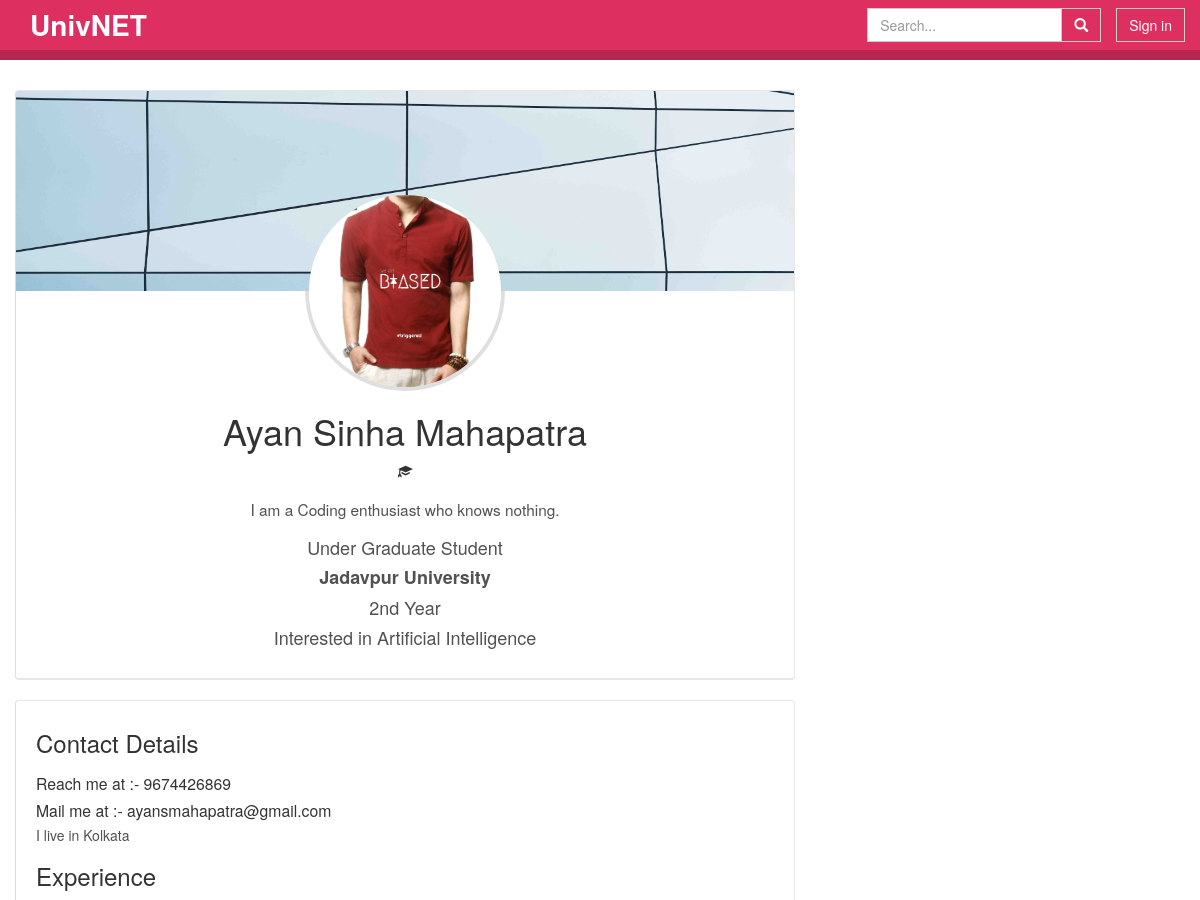
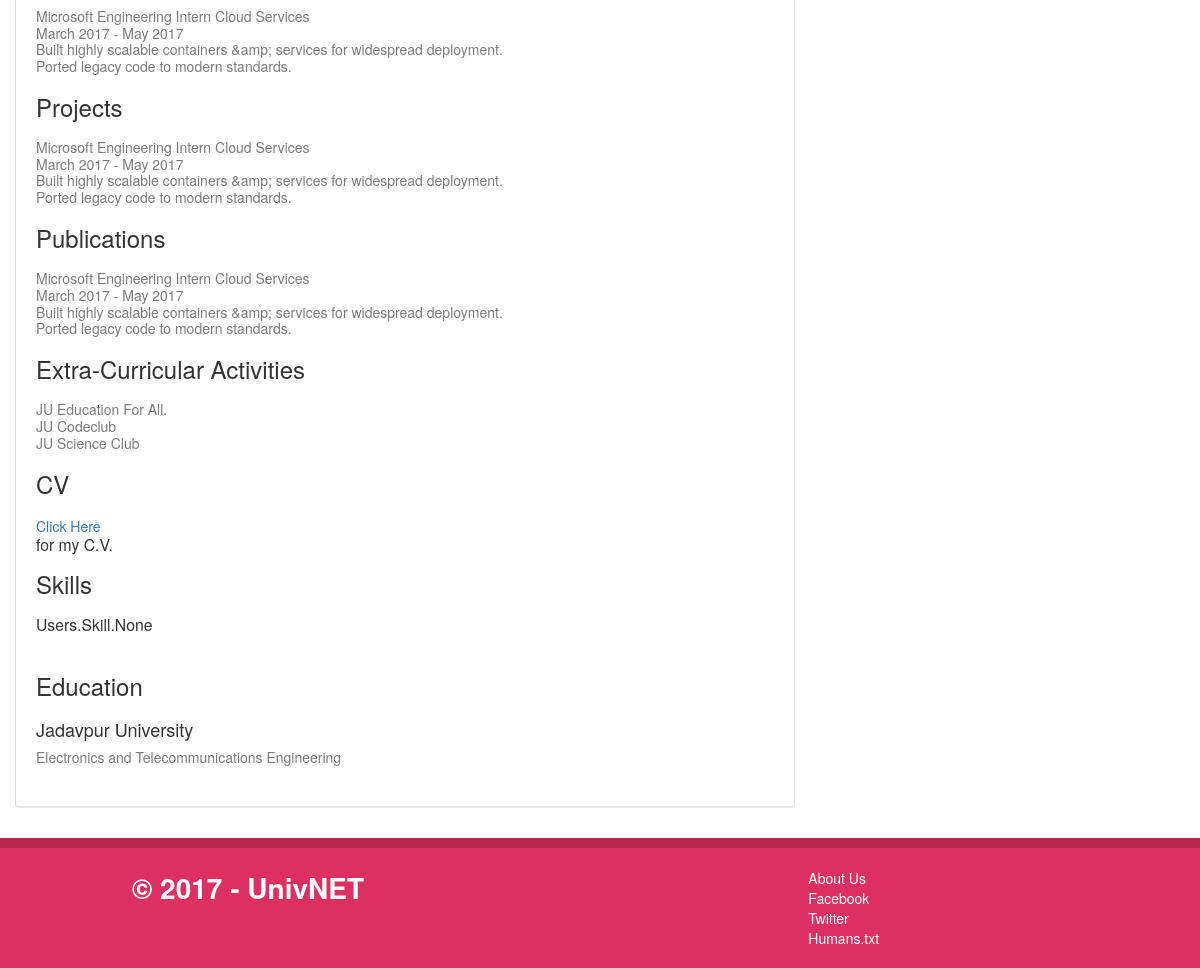
/student/76/, run on the app's committed database (2 pictures, top to bottom).
### Users/models.py (models this page shows, shortened)
class Student(models.Model):
    username_roll = models.CharField(primary_key=True, max_length=12)
    email_id = models.EmailField()
    password = models.CharField(max_length=100)
    first_name = models.CharField(max_length=100)
    last_name = models.CharField(max_length=100)
    phone_no = models.CharField(max_length=100)
    bio = models.TextField(max_length=1000)
    extra_curr = models.TextField()
    image = models.FileField()
    cv_url = models.CharField(max_length=300)
    year_of_study = models.IntegerField()
    address = models.TextField(default='I live in Kolkata')
    experience = models.TextField()
    projects_info = models.TextField()
    publications = models.TextField()
    school_studied=models.TextField()
    univ_studying = models.ForeignKey(University, blank=True, on_delete=models.CASCADE)
    course_name = models.ForeignKey(Course, on_delete=models.CASCADE)
    level = models.ForeignKey(Level, on_delete=models.CASCADE)
    work_field_main = models.ForeignKey(Interest, on_delete=models.CASCADE)
    skills = models.ManyToManyField(Skill, blank=True)

class Level(models.Model):
    dept_name = models.CharField(max_length=100)
    def __str__(self):
        return self.dept_name

class University(models.Model):
    univ_name=models.CharField(max_length=300)
    def __str__(self):
        return self.univ_name

class Interest(models.Model):
    interest_name = models.CharField(max_length=100)
    def __str__(self):
        return self.interest_name

class Course(models.Model):
    course_name = models.CharField(max_length=100)
    def __str__(self):
        return self.course_name

### Users/views.py (the view)
# urls.py: url(r'^student/(?P<username_roll_request>[0-9]+)/$', views.details_stud, name='details_stud'),
def details_stud(request, username_roll_request):
    stud_var = get_object_or_404(Student, username_roll=username_roll_request)
    return render(request, 'student_profile.html', {'student': stud_var})

### Users/templates/student_profile.html (shortened to what this page needs)
<!doctype html>
<html class="no-js" lang="">
{% load static %}
<head>
    <link rel="stylesheet" href="{% static 'css/bootstrap.min.css' %}">
    <link rel="stylesheet" href="{% static 'css/bootstrap-flat.min.css' %}">
    <link rel="stylesheet" href="{% static 'css/main.css' %}">
</head>
<body>
    <div class="wrapper">
        <nav class="navbar navbar-default navbar-static-top" role="navigation">
            <div class="container">
                <div class="navbar-header">
                    <span class="navbar-brand big">UnivNET</span>
                </div>
                <div id="navbar" class="navbar-collapse collapse">
                    {% if user.is_authenticated %}
                        <ul class="nav navbar-nav navbar-right">
                            <li class="dropdown">
                                <a href="#" class="dropdown-toggle" data-toggle="dropdown" role="button" aria-haspopup="true" aria-expanded="false">
                                  {% if user.first_name %}
                                      {{ user.first_name|title }}&nbsp;{{ user.last_name|title }}&nbsp;
                                  {% else %}
                                    {{ user.get_username|title }}&nbsp;
                                  {% endif %}
                                  <span class="caret"></span>
                                </a>
                                <ul class="dropdown-menu">
                                    <li><a href="#">Network</a></li>
                                    <li><a href="#">Settings</a></li>
                                    <li role="separator" class="divider"></li>
                                    <li><a href="#">Logout</a></li>
                                </ul>
                            </li>
                        </ul>
                    {% else %}
                        <a class="btn btn-default navbar-btn navbar-right" href="#">Sign in</a>
                    {% endif %}
                    <form class="navbar-form navbar-right form-search form-inline">
                        <div class="input-group">
                            <input type="text" class="form-control search-query" placeholder="Search..." /> <span class="input-group-btn">
                      <button type="submit" class="btn btn-primary"> <span class="glyphicon glyphicon-search"></span> </button>
                            </span>
                        </div>
                    </form>
                </div>
            </div>
        </nav>
        <div class="container">
            <div class="row">
                <div class="col-md-8 card">
                    <div class="row">
                    </div>
                    <div class="row">
                        <img class="profile-pic" src="{{ student.image.url }}">
                    </div>
                    <div class="row intro">
                        <h1 class="name"> {{ student.first_name }} {{ student.last_name }} </h1>
                        <span class="glyphicon glyphicon-education"></span>
                        <h5 class="bio"> {{ student.bio }} </h5>
                        <h4 class="college">{{ student.level }} Student </h4>
                        <h4 class="college"> <strong> {{ student.univ_studying }} </strong> </h4>
                        <h4 class="college"> {{ student.year_of_study }}nd Year </h4>
                        <h4 class="college"> Interested in {{ student.work_field_main }} </h4>
                    </div>
                </div>
                <div class="col-md-8 card">
                    <div class="row education">
                        <h3 class="exp-head"> Contact Details </h3>
                        <ul>
                            <li class="exp-li">
                                <p class="exp-about"> Reach me at :- {{ student.phone_no }} </p>
                            </li>
                            <li class="exp-li">
                                <p class="exp-about"> Mail me at :- {{ student.email_id }} </p>
                            </li>
                            <li class="exp-li">
                                <h5 class="address"> {{ student.address| linebreaks }} </h5>
                            </li>
                        </ul>
                        <h3 class="exp-head"> Experience </h3>
                        <ul>
                            <li class="exp-li">
                                <p class="exp-about"> {{ student.experience | linebreaks }} </p>
                            </li>
                        </ul>
                        <h3 class="exp-head"> Projects </h3>
                        <ul>
                            <li class="exp-li">
                                <p class="exp-about"> {{ student.projects_info | linebreaks }} </p>
                            </li>
                        </ul>
                        <h3 class="exp-head"> Publications </h3>
                        <ul>
                            <li class="exp-li">
                                <p class="exp-about"> {{ student.publications| linebreaks }} </p>
                            </li>
                        </ul>
                        <h3 class="exp-head"> Extra-Curricular Activities </h3>
                        <ul>
                            <li class="exp-li">
                                <p class="exp-about"> {{ student.extra_curr | linebreaks }} </p>
                            </li>
                        </ul>
                        <h3 class="exp-head"> CV </h3>
                        <a href="{{ student.cv_url }}"> Click Here  </a>
                        <ul>
                            <li class="exp-li">
                                <p class="exp-about"> for my C.V. </p>
                            </li>
                        </ul>
                        <h3 class="exp-head"> Skills </h3>
                        <ul>
                            <li class="exp-li">
                                <p class="exp-about"> {{ student.skills }} </p>
                            </li>
                        </ul>
                        <h3 class="edu-head"> Education </h3>
                        <ul>
                            <li class="univ-li">
                                <h4 class="univ-name"> {{ student.univ_studying }} </h4>
                                <p class="univ-stream"> {{ student.course_name }} </p>
                            </li>
                        </ul>
                    </div>
                </div>
            </div>
        </div>
    </div>
    <footer class="footer">
        <div class="container-fluid">
            <div class="row">
                <div class="col-md-5 col-md-offset-1">
                    <span class="big">© 2017 - UnivNET</span>
                </div>
                <div class="col-md-4 col-md-offset-2">
                    <div class="row">
                        <div class="col-md-12"><a href="#" target="_blank">About Us</a></div>
                        <div class="col-md-12"><a href="#" target="_blank">Facebook</a></div>
                        <div class="col-md-12"><a href="#" target="_blank">Twitter</a></div>
                        <div class="col-md-12"><a href="{% static 'humans.txt' %}" target="_blank">Humans.txt</a></div>
                    </div>
                </div>
            </div>
        </div>
    </footer>
</body>
</html>

### static/css/main.css (style rules this page uses)
.navbar-default { background-color: #dd3061; }
.navbar-static-top { border-bottom: 10px solid #b5274f; }
.navbar-default .navbar-brand { color: #fff; }
.btn-default { color: #fff; background-color: #dd3061; border-color: #ccc; }
.btn-primary { color: #fff; background-color: #dd3061; border-color: #ccc; }
body { padding-bottom:0; }
footer { color: #fff; background-color: #dd3061; border-top: 10px solid #b5274f; padding: 20px; }
footer a, a:visited, a:active { text-decoration: none; color: #fff; }
.big { font-weight: 700; font-size: 2em; }
html, body { height: 100%; }
.wrapper { min-height: 100%; height: auto !important; height: 100%; }
.profile-pic { display: block; object-fit: cover; margin-top: -100px; margin-right: auto; margin-left: auto; width: 200px; height: 200px; border: 4px solid rgba(0,0,0,0.125); border-radius: 100px; }
.intro { text-align: center; }
.card { border-radius: 4px; border-top: 1px solid rgba(71,71,71, 0.125); border-right: 1px solid rgba(71,71,71, 0.125); border-bottom: 2px solid rgba(71,71,71, 0.125); border-left: 1px solid rgba(71,71,71, 0.175); padding-bottom: 20px; margin: 10px 0 10px 0; }
.bio { padding: 10px 40px 10px 40px; font-weight: 400; font-size: 1.1em; color: rgb(81,81,81); }
.college { color: rgb(81,81,81); }
.name { color: rgb(51,51,51); }
.address { color: rgb(81,81,81); }
.education { padding: 10px 20px 10px 20px; }
.edu-head { font-weight: 300; margin-top: 40px; margin-bottom: 20px; }
.education > ul { padding: 0; list-style: none; line-height: 1.2em; color: rgb(123,123,123); }
.univ-name { color: rgb(51,51,51); }
.exp-head { font-weight: 300; margin-top: 20px; margin-bottom: 20px; line-height: 1em; }
.exp-about:first-line { color: rgb(51,51,51); font-weight: 200; font-size: 1.125em; }

### data on the page
Student: image (picture), first_name "Ayan", last_name "Sinha Mahapatra", bio "I am a Coding enthusiast who knows nothing.", level "Under Graduate", univ_studying "Jadavpur University", year_of_study "2", work_field_main "Artificial Intelligence", phone_no "9674426869", email_id "ayansmahapatra@gmail.com", address "I live in Kolkata", experience "Microsoft Engineering Intern Cloud Services March 2017 - May 2017 Built highly scalable containers &amp; services for widespread deployment. Ported legacy code to modern standards.", projects_info "Microsoft Engineering Intern Cloud Services March 2017 - May 2017 Built highly scalable containers &amp; services for widespread deployment. Ported legacy code to modern standards.", publications "Microsoft Engineering Intern Cloud Services March 2017 - May 2017 Built highly scalable containers &amp; services for widespread deployment. Ported legacy code to modern standards.", extra_curr "JU Education For All. JU Codeclub JU Science Club", skills "Users.Skill.None", course_name "Electronics and Telecommunications Engineering"
